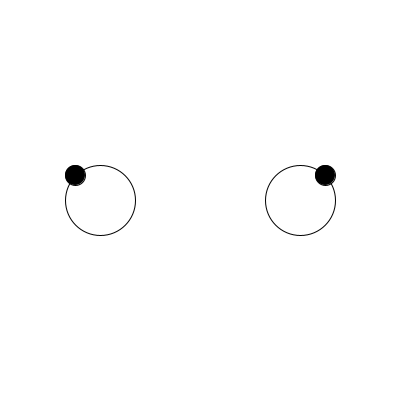
Frame 1 (no input)
Frame 60 (the mouse pressed at the canvas centre just before this capture): identical to frame 1, image omitted
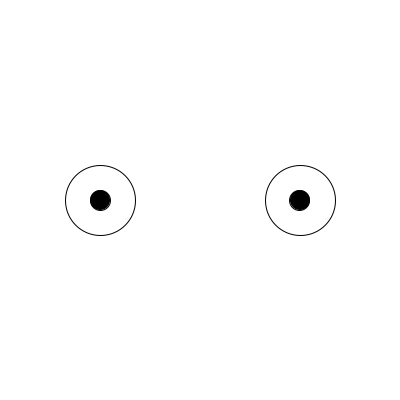
Frame 120 (the mouse held since frame 60 and released just before this capture)

The Processing sketch that drew these frames (run headless with seeded random() and noise(); from frame 60 on, the mouse is pressed at the canvas centre):

// Processing sketch: processing_186249
// ── processing_186249.pde

void setup(){
size(400,400);

}

void draw(){
background(255);

noFill();
ellipse(100,200,70,70);
ellipse(300,200,70,70);

fill(0,0,0);
float x1 = map (mouseX,0,399,100-25,100+25);
float y1 = map (mouseY,0,399,200-25,200+25);
ellipse(x1,y1,20,20);

float x2 = map (mouseX,0,399,300+25,300-25);
float y2 = map (mouseY,0,399,200-25,200+25);
ellipse(x2,y2,20,20);
//map(value, start1, stop1, start2, stop2)


}
